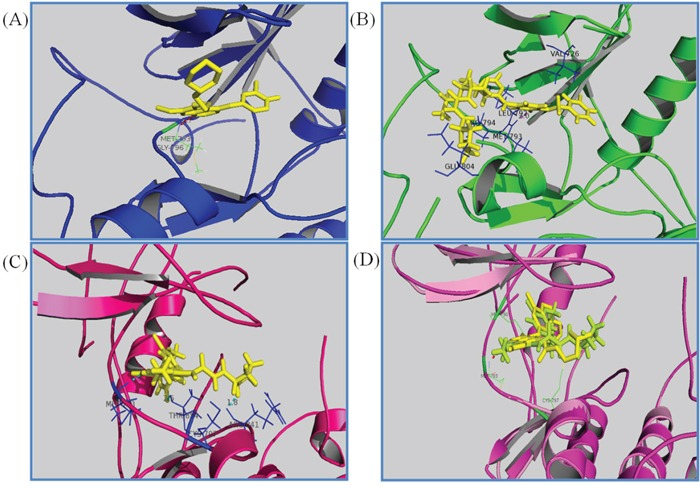
#> input picture data/gold-runs/42984ecb1c43-gold6-qwen38flash-r4-standard/formal-state/archive-members/1bf8b2182eb186a6abe3bfc97a03af2e3b92bd4d0c44cab962b118c6362c97a9.jpg, 700 x 488 px
$ python tile_inspect.py ../../../../data/gold-runs/42984ecb1c43-gold6-qwen38flash-r4-standard/formal-state/archive-members/1bf8b2182eb186a6abe3bfc97a03af2e3b92bd4d0c44cab962b118c6362c97a9.jpg
#> lines starting #> are read from the running program, lines starting #| are printed output that depends on the picture
"""Crop a diagram render into overlapping tiles for per-region visual review.

Usage:
    python tile_inspect.py IMAGE [--cols 2] [--rows 3] [--overlap 0.08] [--outdir DIR]

Writes numbered tiles (r{row}c{col}.png) and prints each path, one per line.
Tiles overlap so content near cut lines is never lost; pixel size is capped so
every tile stays comfortably inside vision-model limits.
"""
import argparse
import os
import tempfile

from PIL import Image

MAX_TILE_PIXELS = 1500


def main() -> None:
    parser = argparse.ArgumentParser(description=__doc__)
    parser.add_argument("image", help="rendered diagram image to slice")
    parser.add_argument("--cols", type=int, default=2, help="tile columns (default 2)")
    parser.add_argument("--rows", type=int, default=2, help="tile rows (default 2)")
    parser.add_argument(
        "--overlap", type=float, default=0.08,
        help="tile overlap as a fraction of tile size (default 0.08)",
    )
    parser.add_argument("--outdir", default=None, help="output directory (default: temp)")
    args = parser.parse_args()

    image = Image.open(args.image).convert("RGB")
#> image is the input picture: PIL image 700x488 RGB; mean R, G, B 185.4, 183, 186.8
    width, height = image.size
#> width = 700; height = 488
    outdir = args.outdir or os.path.join(tempfile.gettempdir(), "diagram-tiles")
    os.makedirs(outdir, exist_ok=True)

    tile_w, tile_h = width // args.cols, height // args.rows
#> tile_w = 350; tile_h = 244
    longest = max(tile_w, tile_h) * (1 + args.overlap)
#> longest = 378
    scale = min(1.0, MAX_TILE_PIXELS / longest)
#> scale = 1

    for row in range(args.rows):
        for col in range(args.cols):
            x0 = max(0, int(col * tile_w - tile_w * args.overlap))
            y0 = max(0, int(row * tile_h - tile_h * args.overlap))
            x1 = min(width, int((col + 1) * tile_w + tile_w * args.overlap))
            y1 = min(height, int((row + 1) * tile_h + tile_h * args.overlap))
            tile = image.crop((x0, y0, x1, y1))
            if scale < 1.0:
                tile = tile.resize((int(tile.width * scale), int(tile.height * scale)))
            path = os.path.join(outdir, f"r{row}c{col}.png")
            tile.save(path)
            print(path)
#> this loop made 2 passes
#> pass 1, in main, `tile.save(path)`:
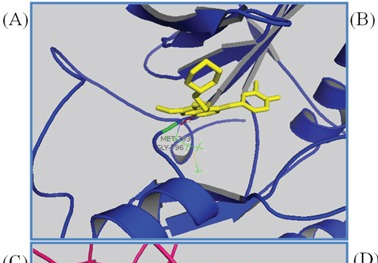
#> saved as r0c0.png: PIL image 378x263 RGB; mean R, G, B 180.9, 183.5, 196.2
#> pass 1, in main, `tile.save(path)`:
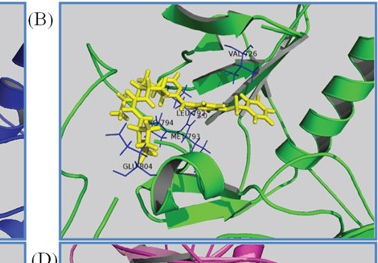
#> saved as r0c1.png: PIL image 378x263 RGB; mean R, G, B 172.8, 188.4, 177.2
#> pass 2, in main, `tile.save(path)`:
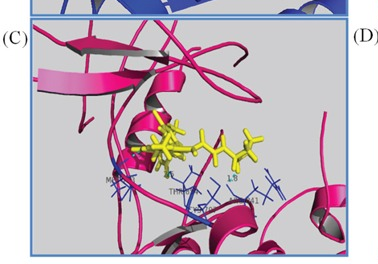
#> saved as r1c0.png: PIL image 378x264 RGB; mean R, G, B 198.5, 183.5, 193.7
#> pass 2, in main, `tile.save(path)`:
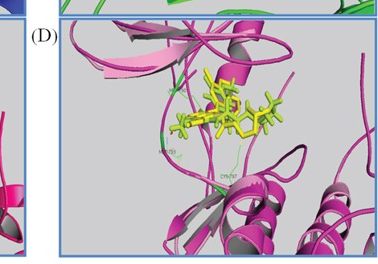
#> saved as r1c1.png: PIL image 378x264 RGB; mean R, G, B 194.8, 183.6, 192.3


if __name__ == "__main__":
    main()
